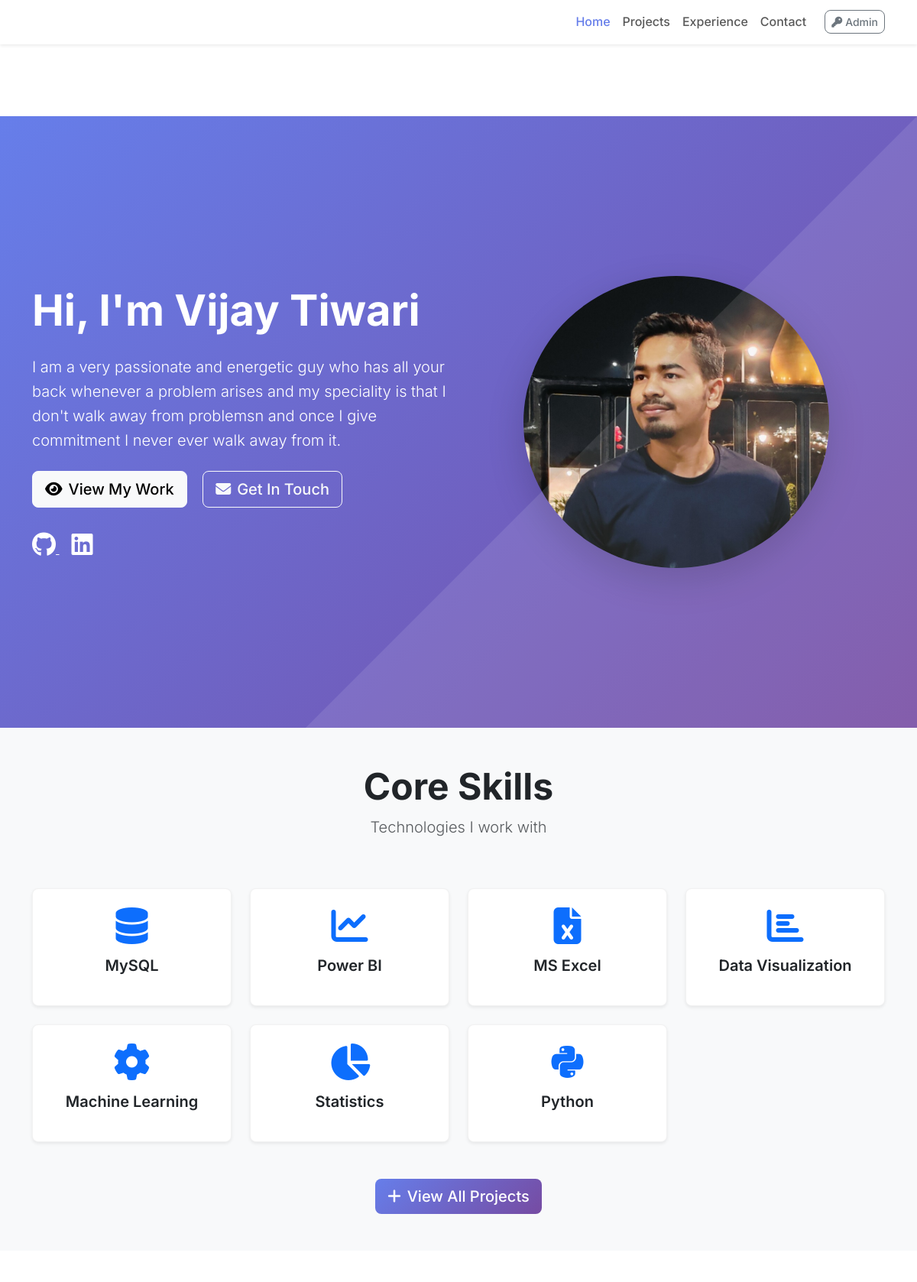
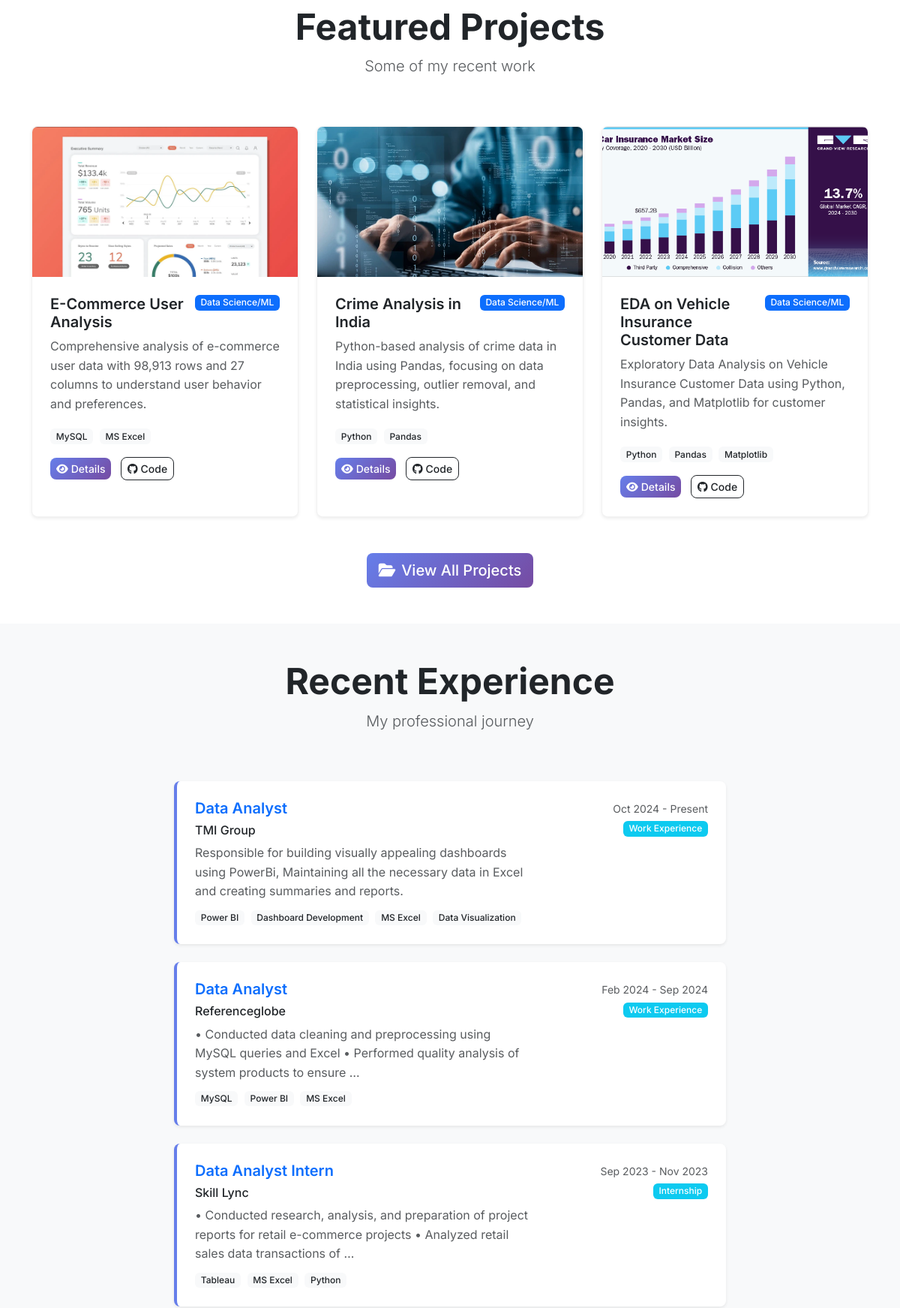
The page / (upper part) on the database its author committed (2 pictures, top to bottom).
### portfolio/models.py (models this page shows, shortened)
class AboutSection(models.Model):
    title = models.CharField(max_length=200, default="About Me")
    description = models.TextField()
    profile_image = models.ImageField(upload_to='profile/', blank=True, null=True)
    resume_file = models.FileField(upload_to='resume/', blank=True, null=True)
    email = models.EmailField(blank=True)
    phone = models.CharField(max_length=20, blank=True)
    location = models.CharField(max_length=100, blank=True)
    linkedin_url = models.URLField(blank=True)
    github_url = models.URLField(blank=True)
    website_url = models.URLField(blank=True)
    created_at = models.DateTimeField(auto_now_add=True)
    updated_at = models.DateTimeField(auto_now=True)
    class Meta:
        verbose_name = "About Section"
        verbose_name_plural = "About Section"

class Skill(models.Model):
    SKILL_CATEGORIES = [
        ('programming', 'Programming Languages'),
        ('frontend', 'Frontend Technologies'),
        ('backend', 'Backend Technologies'),
        ('database', 'Database'),
        ('devops', 'DevOps & Tools'),
        ('other', 'Other'),
    ]
    name = models.CharField(max_length=100)
    category = models.CharField(max_length=20, choices=SKILL_CATEGORIES, default='other')
    icon = models.CharField(max_length=100, blank=True, help_text="Font Awesome icon class")
    order = models.IntegerField(default=0, help_text="Order for display")
    is_featured = models.BooleanField(default=False)
    created_at = models.DateTimeField(auto_now_add=True)
    class Meta:
        ordering = ['category', 'order', 'name']

class Project(models.Model):
    PROJECT_TYPES = [
        ('web', 'Web Application'),
        ('mobile', 'Mobile Application'),
        ('desktop', 'Desktop Application'),
        ('api', 'API/Backend'),
        ('data', 'Data Science/ML'),
        ('other', 'Other'),
    ]
    title = models.CharField(max_length=200)
    slug = models.SlugField(unique=True)
    description = models.TextField()
    short_description = models.CharField(max_length=300, help_text="Brief description for project cards")
    project_type = models.CharField(max_length=20, choices=PROJECT_TYPES, default='web')
    technologies = models.ManyToManyField(Skill, related_name='projects', blank=True)
    image = models.ImageField(upload_to='projects/', blank=True, null=True)
    live_url = models.URLField(blank=True, help_text="Live project URL")
    github_url = models.URLField(blank=True, help_text="GitHub repository URL")
    demo_url = models.URLField(blank=True, help_text="Demo/video URL")
    is_featured = models.BooleanField(default=False)
    is_published = models.BooleanField(default=True)
    order = models.IntegerField(default=0, help_text="Order for display")
    created_at = models.DateTimeField(auto_now_add=True)
    updated_at = models.DateTimeField(auto_now=True)
    class Meta:
        ordering = ['-is_featured', 'order', '-created_at']

class Experience(models.Model):
    EXPERIENCE_TYPES = [
        ('work', 'Work Experience'),
        ('internship', 'Internship'),
        ('freelance', 'Freelance'),
        ('volunteer', 'Volunteer'),
    ]
    company_name = models.CharField(max_length=200)
    position = models.CharField(max_length=200)
    experience_type = models.CharField(max_length=20, choices=EXPERIENCE_TYPES, default='work')
    description = models.TextField()
    technologies_used = models.ManyToManyField(Skill, related_name='experiences', blank=True)
    start_date = models.DateField()
    end_date = models.DateField(blank=True, null=True, help_text="Leave blank if current position")
    company_url = models.URLField(blank=True)
    location = models.CharField(max_length=100, blank=True)
    is_current = models.BooleanField(default=False)
    order = models.IntegerField(default=0, help_text="Order for display")
    created_at = models.DateTimeField(auto_now_add=True)
    class Meta:
        ordering = ['-start_date', 'order']
    @property
    def duration(self):
        if self.end_date:
            return f"{self.start_date.strftime('%b %Y')} - {self.end_date.strftime('%b %Y')}"
        else:
            return f"{self.start_date.strftime('%b %Y')} - Present"

### portfolio/views.py (the view)
# urls.py: path('', views.home, name='home'),
def home(request):
    try:
        about = AboutSection.objects.first()
    except AboutSection.DoesNotExist:
        about = None
    featured_projects = Project.objects.filter(is_featured=True, is_published=True)[:6]
    featured_skills = Skill.objects.filter(is_featured=True)[:8]
    recent_experience = Experience.objects.all()[:3]
    context = {
        'about': about,
        'featured_projects': featured_projects,
        'featured_skills': featured_skills,
        'recent_experience': recent_experience,
    }
    return render(request, 'portfolio/home.html', context)

### templates/portfolio/home.html (shortened to what this page needs)
{% extends 'portfolio/base.html' %}
{% load static %}
{% block content %}
<section class="hero-section bg-gradient-primary text-white py-5"
    style="margin-top: 76px; background: linear-gradient(135deg, #667eea 0%, #764ba2 100%); min-height: 100vh; display: flex; align-items: center;">
    <div class="container">
        <div class="row align-items-center">
            <div class="col-lg-6">
                <div class="hero-content">
                    {% if about %}
                    <h1 class="display-4 fw-bold mb-4 animate__animated animate__fadeInUp">
                        Hi, I'm {{ about.title }}
                    </h1>
                    <p class="lead mb-4 animate__animated animate__fadeInUp animate__delay-1s">
                        {{ about.description }}
                    </p>
                    {% endif %}
                    <div class="hero-buttons animate__animated animate__fadeInUp animate__delay-2s">
                        <a href="{% url 'portfolio:projects' %}" class="btn btn-light btn-lg me-3 mb-2">
                            <i class="fas fa-eye me-2"></i>View My Work
                        </a>
                        <a href="{% url 'portfolio:contact' %}" class="btn btn-outline-light btn-lg mb-2">
                            <i class="fas fa-envelope me-2"></i>Get In Touch
                        </a>
                    </div>
                    {% if about %}
                    <div class="social-links mt-4">
                        {% if about.github_url %}
                        <a href="{{ about.github_url }}" class="text-white me-3" target="_blank">
                            <i class="fab fa-github fa-2x"></i>
                        </a>
                        {% endif %}
                        {% if about.linkedin_url %}
                        <a href="{{ about.linkedin_url }}" class="text-white me-3" target="_blank">
                            <i class="fab fa-linkedin fa-2x"></i>
                        </a>
                        {% endif %}
                    </div>
                    {% endif %}
                </div>
            </div>
            <div class="col-lg-6 text-center">
                {% if about.profile_image %}
                <img src="{{ about.profile_image.url }}" alt="Vijay"
                    class="img-fluid rounded-circle shadow-lg animate__animated animate__fadeInRight"
                    style="max-width: 400px; width: 100%;">
                {% else %}
                <div class="profile-placeholder bg-white bg-opacity-20 rounded-circle mx-auto d-flex align-items-center justify-content-center animate__animated animate__fadeInRight"
                    style="width: 300px; height: 300px;">
                    <i class="fas fa-user fa-8x text-white"></i>
                </div>
                {% endif %}
            </div>
        </div>
    </div>
</section>
{% if featured_skills %}
<section class="skills-section py-5 bg-light">
    <div class="container">
        <div class="row">
            <div class="col-12 text-center mb-5">
                <h2 class="display-5 fw-bold">Core Skills</h2>
                <p class="lead text-muted">Technologies I work with</p>
            </div>
        </div>
        <div class="row g-4">
            {% for skill in featured_skills %}
            <div class="col-lg-3 col-md-4 col-sm-6">
                <div class="skill-card text-center p-4 bg-white rounded-3 shadow-sm h-100">
                    {% if skill.icon %}
                    <i class="{{ skill.icon }} fa-3x text-primary mb-3"></i>
                    {% else %}
                    <i class="fas fa-code fa-3x text-primary mb-3"></i>
                    {% endif %}
                    <h5 class="fw-semibold">{{ skill.name }}</h5>
                </div>
            </div>
            {% endfor %}
        </div>
        <div class="text-center mt-5">
            <a href="{% url 'portfolio:projects' %}" class="btn btn-primary btn-lg">
                <i class="fas fa-plus me-2"></i>View All Projects
            </a>
        </div>
    </div>
</section>
{% endif %}
{% if featured_projects %}
<section class="projects-section py-5">
    <div class="container">
        <div class="row">
            <div class="col-12 text-center mb-5">
                <h2 class="display-5 fw-bold">Featured Projects</h2>
                <p class="lead text-muted">Some of my recent work</p>
            </div>
        </div>
        <div class="row g-4">
            {% for project in featured_projects %}
            <div class="col-lg-4 col-md-6">
                <div class="project-card bg-white rounded-3 shadow-sm overflow-hidden h-100">
                    {% if project.image %}
                    <img src="{{ project.image.url }}" alt="{{ project.title }}" class="card-img-top"
                        style="height: 200px; object-fit: cover;">
                    {% else %}
                    <div class="bg-primary bg-opacity-10 d-flex align-items-center justify-content-center"
                        style="height: 200px;">
                        <i class="fas fa-project-diagram fa-3x text-primary"></i>
                    </div>
                    {% endif %}
                    <div class="card-body p-4">
                        <div class="d-flex justify-content-between align-items-start mb-2">
                            <h5 class="card-title fw-semibold">{{ project.title }}</h5>
                            <span class="badge bg-primary">{{ project.get_project_type_display }}</span>
                        </div>
                        <p class="card-text text-muted">{{ project.short_description }}</p>
                        <div class="technologies mb-3">
                            {% for tech in project.technologies.all|slice:":3" %}
                            <span class="badge bg-light text-dark me-1">{{ tech.name }}</span>
                            {% endfor %}
                        </div>
                        <div class="project-links">
                            <a href="{% url 'portfolio:project_detail' project.slug %}"
                                class="btn btn-primary btn-sm me-2">
                                <i class="fas fa-eye me-1"></i>Details
                            </a>
                            {% if project.github_url %}
                            <a href="{{ project.github_url }}" target="_blank" class="btn btn-outline-dark btn-sm">
                                <i class="fab fa-github me-1"></i>Code
                            </a>
                            {% endif %}
                        </div>
                    </div>
                </div>
            </div>
            {% endfor %}
        </div>
        <div class="text-center mt-5">
            <a href="{% url 'portfolio:projects' %}" class="btn btn-primary btn-lg">
                <i class="fas fa-folder-open me-2"></i>View All Projects
            </a>
        </div>
    </div>
</section>
{% endif %}
{% if recent_experience %}
<section class="experience-section py-5 bg-light">
    <div class="container">
        <div class="row">
            <div class="col-12 text-center mb-5">
                <h2 class="display-5 fw-bold">Recent Experience</h2>
                <p class="lead text-muted">My professional journey</p>
            </div>
        </div>
        <div class="row">
            <div class="col-lg-8 mx-auto">
                {% for exp in recent_experience %}
                <div class="experience-item mb-4 p-4 bg-white rounded-3 shadow-sm">
                    <div class="row">
                        <div class="col-md-8">
                            <h5 class="fw-semibold text-primary">{{ exp.position }}</h5>
                            <h6 class="text-dark">{{ exp.company_name }}</h6>
                            <p class="text-muted mb-2">{{ exp.description|truncatewords:20 }}</p>
                            <div class="technologies">
                                {% for tech in exp.technologies_used.all|slice:":4" %}
                                <span class="badge bg-light text-dark me-1">{{ tech.name }}</span>
                                {% endfor %}
                            </div>
                        </div>
                        <div class="col-md-4 text-md-end">
                            <small class="text-muted">{{ exp.duration }}</small>
                            <br>
                            <span class="badge bg-info">{{ exp.get_experience_type_display }}</span>
                        </div>
                    </div>
                </div>
                {% endfor %}
            </div>
        </div>
    </div>
</section>
{% endif %}
{% endblock %}

### static/css/style.css (style rules this page uses)
:root { --primary-color: #667eea; --secondary-color: #764ba2; --dark-color: #2d3748; --light-color: #f7fafc; --text-muted: #718096; }
body { font-family: 'Inter', sans-serif; line-height: 1.6; padding-top: 76px; }
.hero-section { position: relative; overflow: hidden; }
.hero-section::before { content: ''; position: absolute; top: 0; left: 0; right: 0; bottom: 0; background-size: cover; }
.hero-content { position: relative; z-index: 2; }
.skill-card { transition: transform 0.3s ease, box-shadow 0.3s ease; border: 1px solid rgba(0, 0, 0, 0.05); }
.project-card { transition: transform 0.3s ease, box-shadow 0.3s ease; border: 1px solid rgba(0, 0, 0, 0.05); }
.project-card .card-img-top { transition: transform 0.3s ease; }
.experience-item { border-left: 4px solid var(--primary-color); transition: all 0.3s ease; }
.btn { border-radius: 8px; font-weight: 500; transition: all 0.3s ease; }
.btn-primary { background: linear-gradient(135deg, var(--primary-color), var(--secondary-color)); border: none; }
.badge { font-weight: 500; border-radius: 6px; }
.animate__animated { animation-duration: 1s; animation-fill-mode: both; }
.animate__fadeInUp { animation-name: fadeInUp; }
.animate__delay-1s { animation-delay: 0.3s; }
.animate__delay-2s { animation-delay: 0.6s; }
.bg-gradient-primary { background: linear-gradient(135deg, var(--primary-color), var(--secondary-color)); }

### rows shown on the page
AboutSection: title "Vijay Tiwari", description "I am a very passionate and energetic guy who has all your back whenever a problem arises and my speciality is that I don't walk away from problemsn and once I give commitment I never ever walk away from it.", profile_image (picture)
Skill: name "MySQL"
Skill: name "Power BI"
Skill: name "MS Excel"
Skill: name "Data Visualization"
Skill: name "Machine Learning"
Skill: name "Statistics"
Skill: name "Python"
Project: image (picture), title "E-Commerce User Analysis", project_type "Data Science/ML", short_description "Comprehensive analysis of e-commerce user data with 98,913 rows and 27 columns to understand user behavior and preferences."
Project: image (picture), title "Crime Analysis in India", project_type "Data Science/ML", short_description "Python-based analysis of crime data in India using Pandas, focusing on data preprocessing, outlier removal, and statistical insights."
Skill: name "Pandas"
Project: image (picture), title "EDA on Vehicle Insurance Customer Data", project_type "Data Science/ML", short_description "Exploratory Data Analysis on Vehicle Insurance Customer Data using Python, Pandas, and Matplotlib for customer insights."
Skill: name "Matplotlib"
Experience: position "Data Analyst", company_name "TMI Group", description "Responsible for building visually appealing dashboards using PowerBi, Maintaining all the necessary data in Excel and creating summaries and reports.", duration "Oct 2024 - Present", experience_type "Work Experience"
Skill: name "Dashboard Development"
Experience: position "Data Analyst", company_name "Referenceglobe", description "• Conducted data cleaning and preprocessing using MySQL queries and Excel • Performed quality analysis of system products to ensure …", duration "Feb 2024 - Sep 2024", experience_type "Work Experience"
Experience: position "Data Analyst Intern", company_name "Skill Lync", description "• Conducted research, analysis, and preparation of project reports for retail e-commerce projects • Analyzed retail sales data transactions of …", duration "Sep 2023 - Nov 2023", experience_type "Internship"
Skill: name "Tableau"
